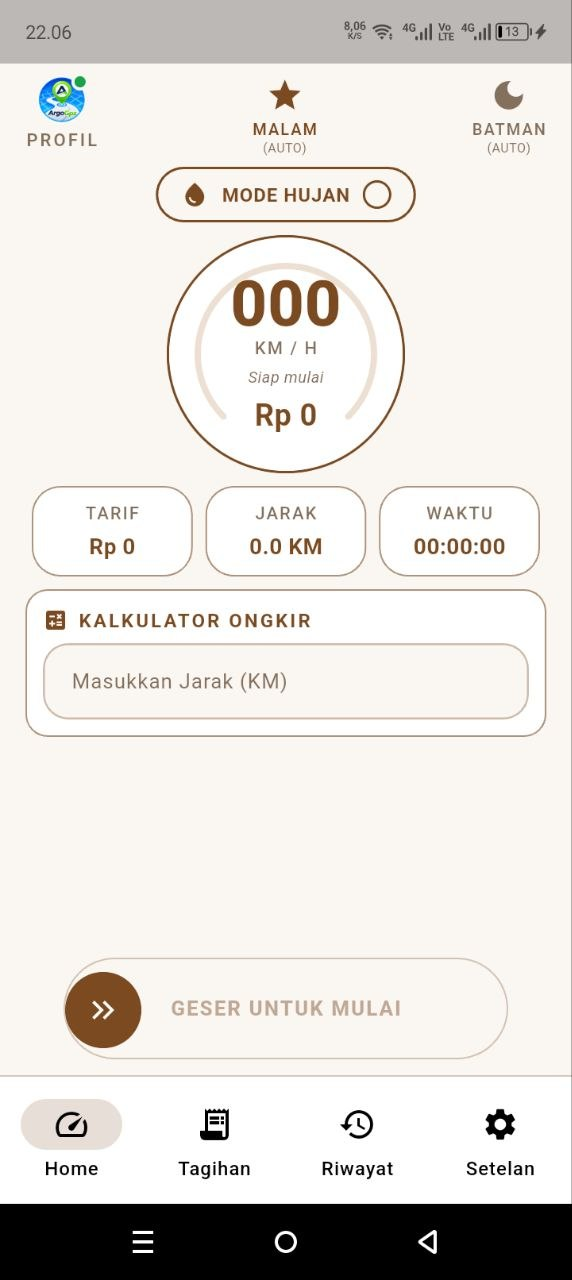
#> input picture assets/screens/home.jpg, 572 x 1280 px, found by its file name; its folder holds 8 pictures in this run
$ python polish_screens.py
#> lines starting #> are read from the running program, lines starting #| are printed output that depends on the picture
#!/usr/bin/env python3
"""Polish ArgoGPS screenshots: remove Android system nav bar (bottom ~90px),
sharpen, normalize. Keeps original layout intact."""
from PIL import Image, ImageFilter, ImageEnhance
import os

SRC = "/opt/data/argogps-web/assets/screens"
# each 572x1280. System nav bar is the bottom ~90px (3 buttons: menu/home/back)
CROP_BOTTOM = 92  # px to remove from bottom (system nav)

def polish(name):
#> called with name = 'home.jpg'
    p = os.path.join(SRC, name)
    im = Image.open(p).convert("RGB")
#> im is the input picture: PIL image 572x1280 RGB; mean R, G, B 227.2, 224.1, 219.6
    w, h = im.size
#> w = 572; h = 1280
    # crop bottom system nav
    im = im.crop((0, 0, w, h - CROP_BOTTOM))
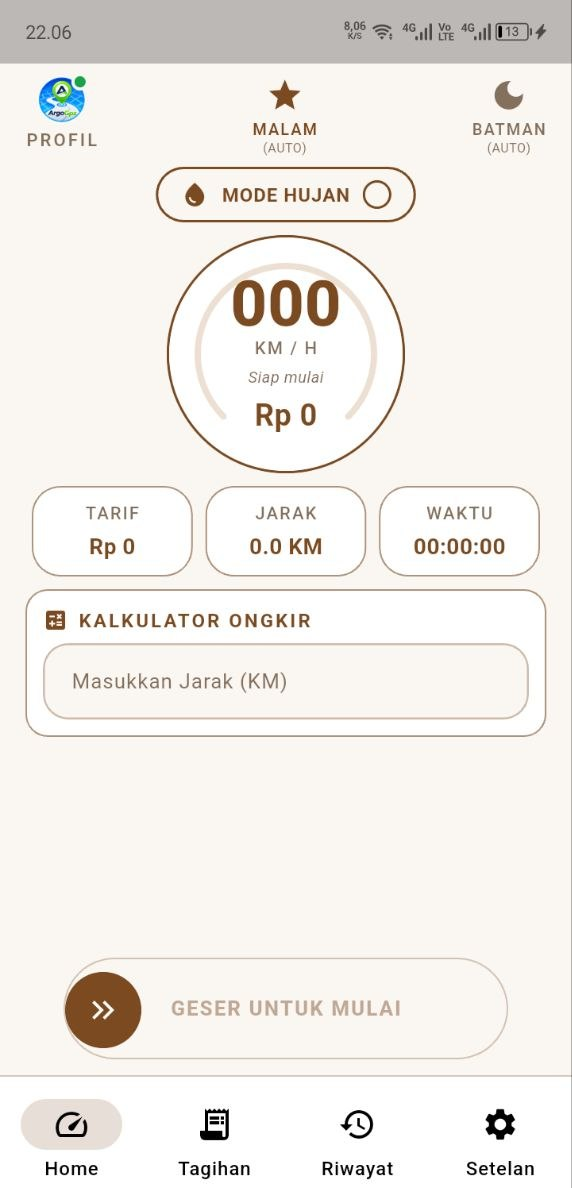
#> im: PIL image 572x1188 RGB; mean R, G, B 241.2, 237.8, 233
    # slight sharpen + subtle contrast to look crisper on web
    im = ImageEnhance.Sharpness(im).enhance(1.25)
    im = ImageEnhance.Contrast(im).enhance(1.04)
    # upscale 1.5x with LANCZOS for crispness on high-dpi
    nw, nh = int(w*1.5), int((h-CROP_BOTTOM)*1.5)
#> nw = 858; nh = 1782
    im = im.resize((nw, nh), Image.LANCZOS)
#> im: PIL image 858x1782 RGB
    base = os.path.splitext(name)[0]
    out = os.path.join(SRC, base + "-polished.png")
    im.save(out, "PNG", optimize=True)
    print(base, "->", im.size, os.path.getsize(out)//1024, "KB")
#| home -> (858, 1782) 519 KB

for n in ["home.jpg","tagihan.jpg","riwayat.jpg","setelan.jpg"]:
    polish(n)
#> pass 2 of the loop `for n in ["home.jpg","tagihan.jpg","riwayat.jpg","setelan.jpg"]:`:
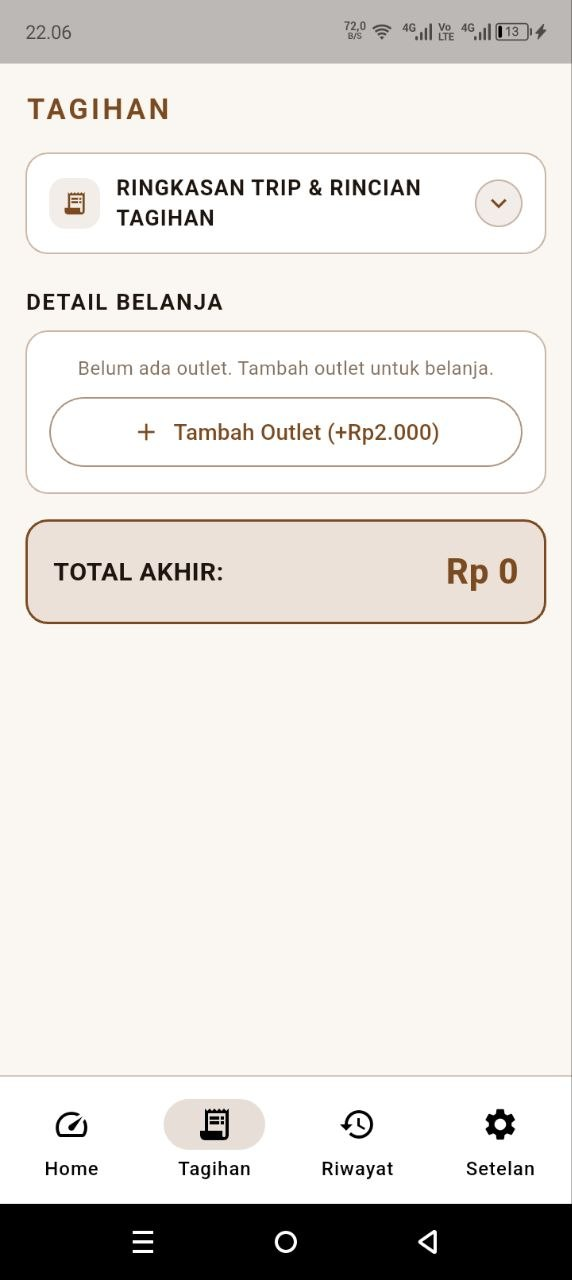
#> input picture assets/screens/tagihan.jpg, 572 x 1280 px, found by its file name
#> in polish, im is the input picture: PIL image 572x1280 RGB; mean R, G, B 227.5, 224.3, 220.2
#> in polish (call 2), `im = im.crop((0, 0, w, h - CROP_BOTTOM))`:
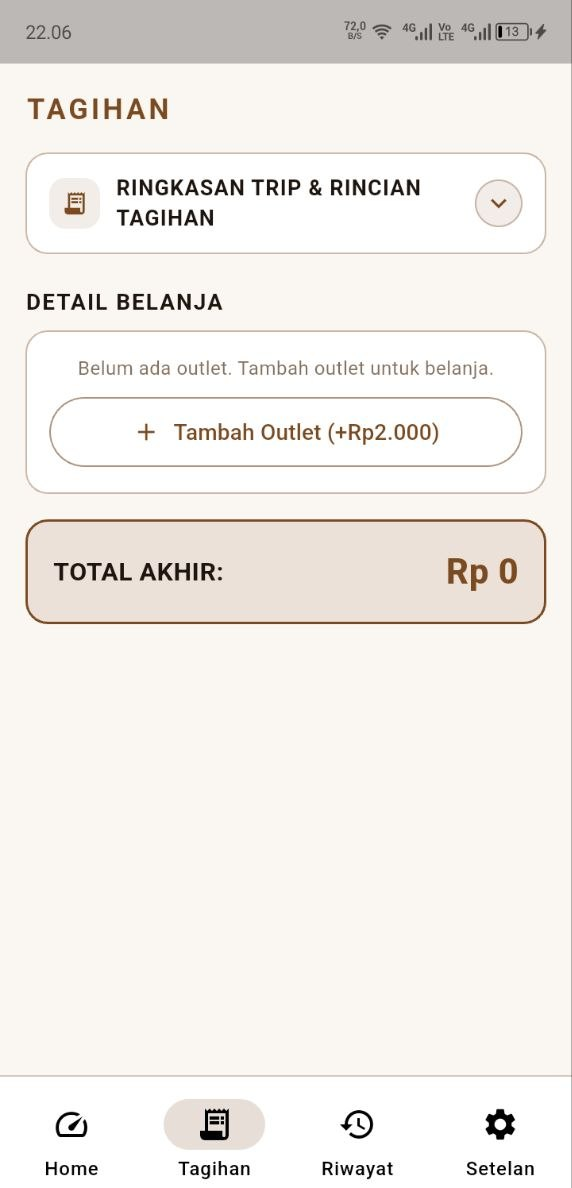
#> im: PIL image 572x1188 RGB; mean R, G, B 241.4, 238, 233.7
#| tagihan -> (858, 1782) 327 KB
#> pass 3 of the loop `for n in ["home.jpg","tagihan.jpg","riwayat.jpg","setelan.jpg"]:`:
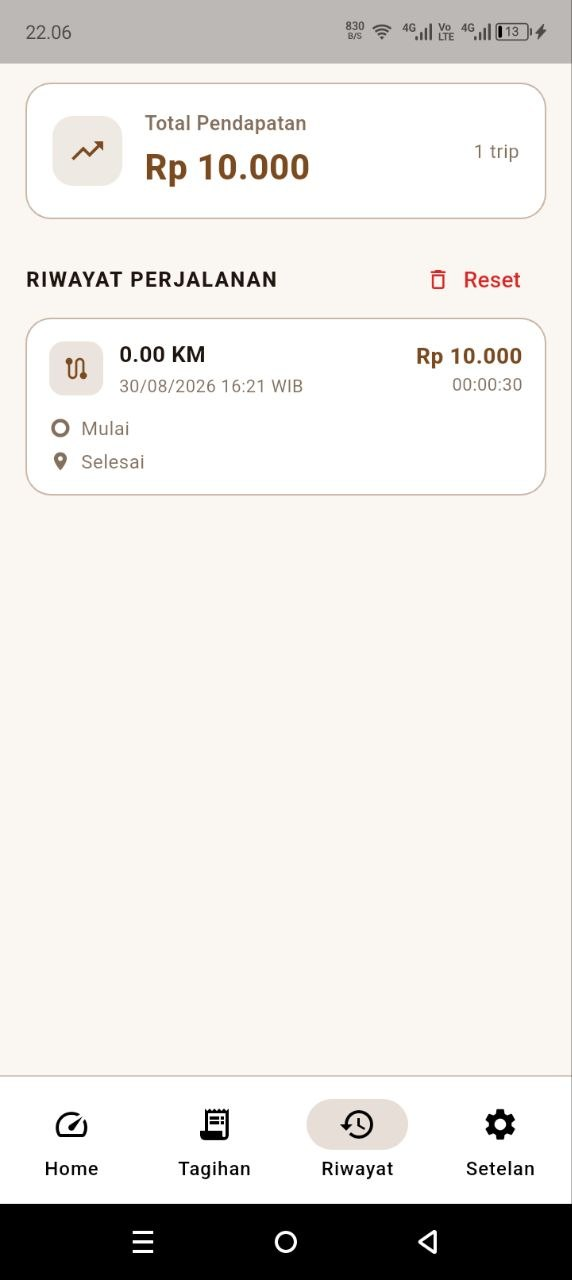
#> input picture assets/screens/riwayat.jpg, 572 x 1280 px, found by its file name
#> in polish, im is the input picture: PIL image 572x1280 RGB; mean R, G, B 230.1, 227.7, 224.2
#> in polish (call 3), `im = im.crop((0, 0, w, h - CROP_BOTTOM))`:
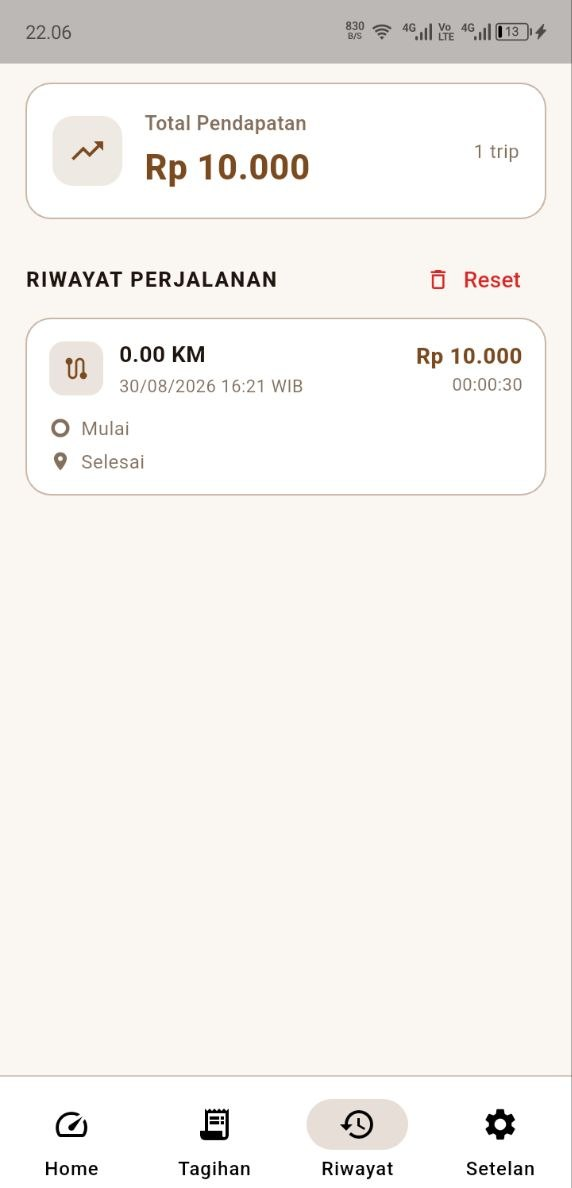
#> im: PIL image 572x1188 RGB; mean R, G, B 244.3, 241.7, 237.9
#| riwayat -> (858, 1782) 271 KB
#> the loop made 4 passes; the first 3 are shown
